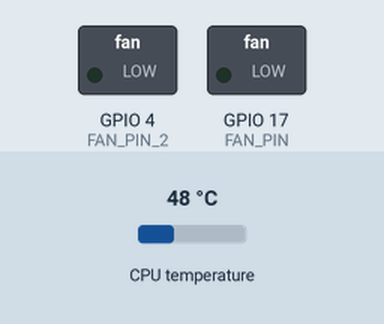
Simulated run of this program. Board: Raspberry Pi (BCM pin numbers). Parts: switched loads named in the program (green lamp = pin HIGH). The test bench sets the inputs (shaded band); at power-on: CPU temperature 48 °C.

Above: at 1.2 s.
1.3 s: CPU temperature set to 51 °C
3.2 s: CPU temperature set to 53 °C
At 4.5 s:
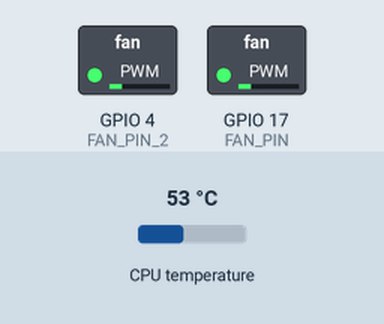
5.5 s: CPU temperature set to 58 °C
At 7.2 s:
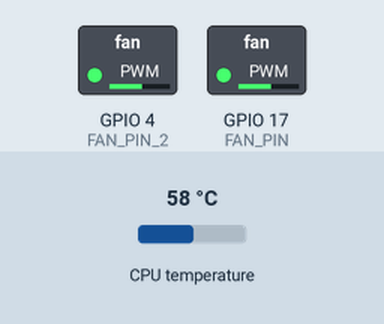
7.5 s: CPU temperature set to 71 °C
At 8.8 s:
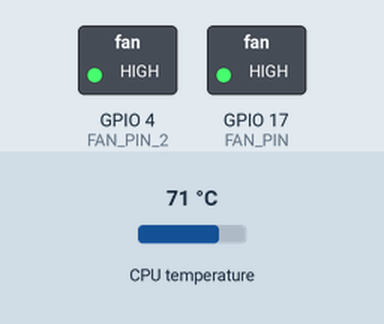
Timing chart, 0 to 10.5 s (numbered marks = the images above; inputs shaded):
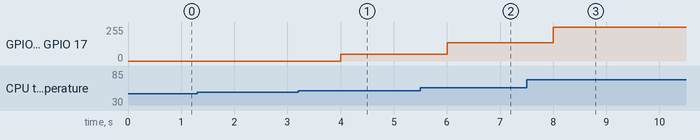

The program:

fan_ctrl.py
```python
#!/usr/bin/python
# -*- coding: utf-8 -*-

import RPi.GPIO as GPIO
import time
import sys

# Configuration
FAN_PIN = 17  # BCM pin used to drive transistor's base
FAN_PIN_2 = 4
WAIT_TIME = 1  # [s] Time to wait between each refresh
FAN_MIN = 20  # [%] Fan minimum speed.
FAN_2_MIN = 20
PWM_FREQ = 25  # [Hz] Change this value if fan has strange behavior

# Configurable temperature and fan speed steps
tempSteps = [50, 65]  # [°C]
speedSteps = [0, 100]  # [%]

# Fan speed will change only of the difference of temperature is higher
# than hysteresis
hyst = 1

# Setup GPIO pin
GPIO.setmode(GPIO.BCM)
GPIO.setup(FAN_PIN, GPIO.OUT, initial=GPIO.LOW)
GPIO.setup(FAN_PIN_2, GPIO.OUT, initial=GPIO.LOW)
fan = GPIO.PWM(FAN_PIN, PWM_FREQ)
fan2 = GPIO.PWM(FAN_PIN_2, PWM_FREQ)
fan.start(0)
fan2.start(0)

i = 0
cpuTemp = 0
fanSpeed = 0
cpuTempOld = 0
fanSpeedOld = 0

# We must set a speed value for each temperature step
if len(speedSteps) != len(tempSteps):
    print("Numbers of temp steps and speed steps are different")
    exit(0)

try:
    while 1:
        # Read CPU temperature
        cpuTempFile = open("/sys/class/thermal/thermal_zone0/temp", "r")
        cpuTemp = float(cpuTempFile.read()) / 1000
        cpuTempFile.close()

        # Calculate desired fan speed
        if abs(cpuTemp - cpuTempOld) > hyst:
            # Below first value, fan will run at min speed.
            if cpuTemp < tempSteps[0]:
                fanSpeed = speedSteps[0]
            # Above last value, fan will run at max speed
            elif cpuTemp >= tempSteps[len(tempSteps) - 1]:
                fanSpeed = speedSteps[len(tempSteps) - 1]
            # If temperature is between 2 steps, fan speed is calculated by
            # linear interpolation
            else:
                for i in range(0, len(tempSteps) - 1):
                    if (cpuTemp >= tempSteps[i])and(cpuTemp < tempSteps[i+1]):
                        fanSpeed = round((speedSteps[i + 1] - speedSteps[i])
                                         / (tempSteps[i + 1] - tempSteps[i])
                                         * (cpuTemp - tempSteps[i])
                                         + speedSteps[i], 1)

            if fanSpeed != fanSpeedOld:
                if (fanSpeed != fanSpeedOld
                        and (fanSpeed >= FAN_MIN or fanSpeed == 0)):
                    fan.ChangeDutyCycle(fanSpeed)
                    fanSpeedOld = fanSpeed
                    fan2.ChangeDutyCycle(fanSpeed)
                    fanSpeedOld = fanSpeed
            cpuTempOld = cpuTemp

        # Wait until next refresh
        time.sleep(WAIT_TIME)


# If a keyboard interrupt occurs (ctrl + c), the GPIO is set to 0 and
# the program exits.
except KeyboardInterrupt:
    print("Fan ctrl interrupted by keyboard")
    GPIO.cleanup()
    sys.exit()
```

Measured:
- the behaviour switches between 52 and 53 °C on CPU temperature (found by bisection; images 0 and 1)
- after the input at 1.3 s, every drawn part: stays the same
- after the input at 3.2 s, GPIO 4 (FAN_PIN_2), GPIO 17 (FAN_PIN): 0/255 → 51/255 after 0.80 s
- after the input at 5.5 s, GPIO 4 (FAN_PIN_2), GPIO 17 (FAN_PIN): 51/255 → 136/255 after 0.50 s
- after the input at 7.5 s, GPIO 4 (FAN_PIN_2), GPIO 17 (FAN_PIN): 136/255 → 255/255 after 0.50 s
